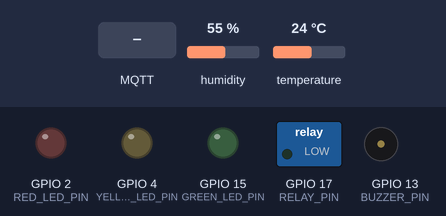
The sketch below on a simulated ESP32. Parts: switched loads named in the sketch (green lamp = pin HIGH), output pins drawn as LEDs (lit = HIGH), buzzer (waves = sounding, pin HIGH). The inputs (shaded band) are chosen by the test bench; at power-on: temperature 24 °C, humidity 55 %. WiFi joins after 1.5 s; servers stay silent unless stated; no MQTT or app messages arrive unless stated; what the sketch prints to the serial monitor is not drawn.

Above: at 2.7 s.
2.8 s: MQTT message "ON" arrives on the first subscribed topic
At 3.6 s:
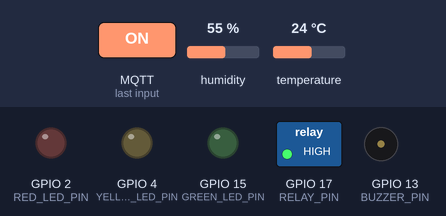
6.5 s: temperature set to 29.3 °C
11.2 s: temperature set to 30.6 °C
At 15.7 s:
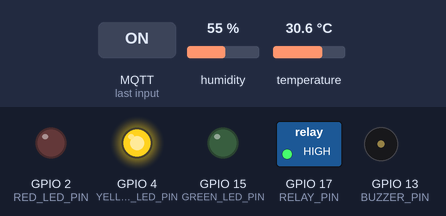
16.5 s: MQTT message "OFF" arrives on the first subscribed topic
At 17.6 s:
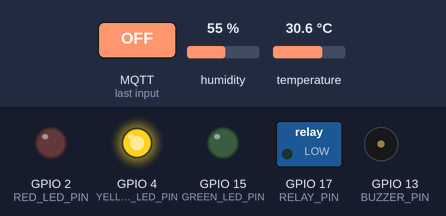
18.0 s: temperature set to 12 °C
At 20.7 s:
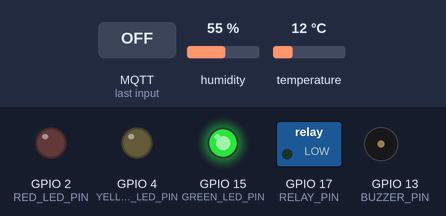
21.5 s: temperature set to 41 °C
At 25.8 s:
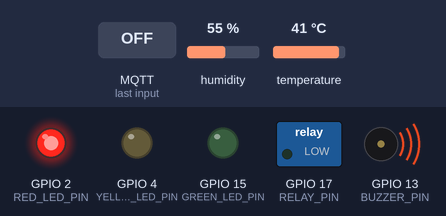
Timing chart, 0 to 27.3 s (numbered marks = the images above; inputs shaded):
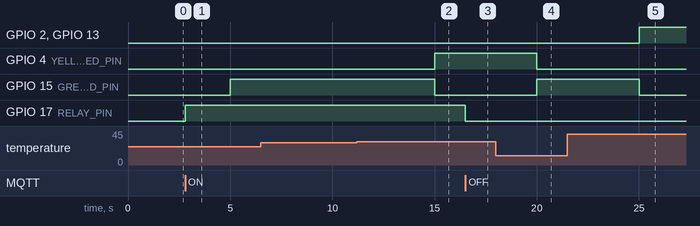

The sketch:

sketch.ino
```cpp
// 1. Sertakan Library
#include <WiFi.h>
#include <WiFiClientSecure.h>
#include <PubSubClient.h>
#include <DHT.h>

// 2. Konfigurasi Jaringan & MQTT
const char* ssid = "Wokwi-GUEST";
const char* password = "";
const char* mqtt_server = "9697015f3b5d4b9dbcbaaa9789835176.s1.eu.hivemq.cloud"; // Broker publik
const int   mqtt_port = 8883;
const char* mqtt_username = "esp32_hidroponik";
const char* mqtt_password = "Sayamaul1234";

// Topik MQTT
#define TOPIC_DATA_SENSOR "hidroponik/data/sensor"
#define TOPIC_KONTROL_POMPA "hidroponik/kontrol/pompa"

// 3. Konfigurasi Hardware (PIN)
// Sensor (1b)
#define DHT_PIN 27
#define DHT_TYPE DHT22 // DHT22 lebih baik untuk simulasi
// Aktuator (1b)
#define GREEN_LED_PIN 15
#define YELLOW_LED_PIN 4
#define RED_LED_PIN 2
#define BUZZER_PIN 13
// Aktuator (2b)
#define RELAY_PIN 17

// 4. Inisialisasi Objek
DHT dht(DHT_PIN, DHT_TYPE);
WiFiClientSecure espClient;
PubSubClient client(espClient);

// Variabel timer
long lastMsg = 0;
#define MSG_INTERVAL 5000 // Interval 5 detik

// --- FUNGSI SETUP ---
void setup() {
  Serial.begin(115200);

  // Inisialisasi pin aktuator (OUTPUT)
  pinMode(GREEN_LED_PIN, OUTPUT);
  pinMode(YELLOW_LED_PIN, OUTPUT);
  pinMode(RED_LED_PIN, OUTPUT);
  pinMode(BUZZER_PIN, OUTPUT);
  pinMode(RELAY_PIN, OUTPUT);

  // Matikan semua saat awal
  digitalWrite(GREEN_LED_PIN, LOW);
  digitalWrite(YELLOW_LED_PIN, LOW);
  digitalWrite(RED_LED_PIN, LOW);
  digitalWrite(BUZZER_PIN, LOW);
  digitalWrite(RELAY_PIN, LOW);

  dht.begin();
  setup_wifi();
  espClient.setInsecure();
  client.setServer(mqtt_server, mqtt_port);
  client.setCallback(mqtt_callback); // Fungsi saat terima pesan
}

// --- FUNGSI KONEKSI WIFI ---
void setup_wifi() {
  delay(10);
  Serial.println();
  Serial.print("Menghubungkan ke ");
  Serial.println(ssid);
  WiFi.begin(ssid, password);
  while (WiFi.status() != WL_CONNECTED) {
    delay(500);
    Serial.print(".");
  }
  Serial.println("\nWiFi terhubung!");
}

// --- FUNGSI CALLBACK MQTT
void mqtt_callback(char* topic, byte* payload, unsigned int length) {
  String message = "";
  for (int i = 0; i < length; i++) {
    message += (char)payload[i];
  }

  Serial.print("Pesan diterima [");
  Serial.print(topic);
  Serial.print("] ");
  Serial.println(message);

  if (strcmp(topic, TOPIC_KONTROL_POMPA) == 0) {
    if (message == "ON") {
      digitalWrite(RELAY_PIN, HIGH);
      Serial.println("Pompa DINYALAKAN");
    } else if (message == "OFF") {
      digitalWrite(RELAY_PIN, LOW);
      Serial.println("Pompa DIMATIKAN");
    }
  }
}

// --- FUNGSI REKONEK MQTT ---
void mqtt_reconnect() {
  while (!client.connected()) {
    Serial.print("Mencoba terhubung ke MQTT...");

    if (client.connect("esp32HidroponikWokwiClient", mqtt_username, mqtt_password)) {

      Serial.println("terhubung!");
      // Subscribe ke topik kontrol pompa
      client.subscribe(TOPIC_KONTROL_POMPA);
      Serial.print("Subscribe ke: ");
      Serial.println(TOPIC_KONTROL_POMPA);
    } else {
      Serial.print("gagal, rc=");
      Serial.print(client.state());
      Serial.println(" coba lagi dalam 5 detik");
      // Cek error. Error state 4 = Bad Username/Password
      // Error state 5 = Not Authorized
      delay(5000);
    }
  }
}

// --- FUNGSI LOGIKA SENSOR (Soal 1b) ---
void jalankanLogikaSuhu(float t) {
  // Matikan semua dulu
  digitalWrite(GREEN_LED_PIN, LOW);
  digitalWrite(YELLOW_LED_PIN, LOW);
  digitalWrite(RED_LED_PIN, LOW);
  digitalWrite(BUZZER_PIN, LOW);

  // Terapkan kondisi
  if (t > 35) {
    digitalWrite(RED_LED_PIN, HIGH);
    digitalWrite(BUZZER_PIN, HIGH);
  } else if (t >= 30 && t <= 35) {
    digitalWrite(YELLOW_LED_PIN, HIGH);
  } else if (t < 30) {
    digitalWrite(GREEN_LED_PIN, HIGH);
  }
}

// --- FUNGSI LOOP UTAMA ---
void loop() {
  if (!client.connected()) {
    mqtt_reconnect();
  }
  client.loop(); // Wajib untuk MQTT

  long now = millis();
  if (now - lastMsg > MSG_INTERVAL) { // Jalankan setiap 5 detik
    lastMsg = now;

    // Baca sensor
    float h = dht.readHumidity();
    float t = dht.readTemperature();

    if (isnan(h) || isnan(t)) {
      Serial.println("Gagal membaca dari sensor DHT!");
      return;
    }

    Serial.print("Suhu: ");
    Serial.print(t);
    Serial.print(" *C, Kelembapan: ");
    Serial.print(h);
    Serial.println(" %");

    // --- Menjalankan Logika Soal 1b ---
    jalankanLogikaSuhu(t);

    // --- Menjalankan Streaming Data Soal 2b ---
    char jsonBuffer[100];
    snprintf(jsonBuffer, sizeof(jsonBuffer), "{\"suhu\": %.2f, \"kelembapan\": %.2f}", t, h);

    client.publish(TOPIC_DATA_SENSOR, jsonBuffer);
    Serial.print("Data terkirim ke MQTT: ");
    Serial.println(jsonBuffer);
  }

}
```

Measured:
- the behaviour switches between 29.9 and 30 °C on temperature (found by bisection; images 1 and 2)
- after the input at 2.8 s, GPIO 17 (RELAY_PIN): LOW → HIGH at once
- after the input at 11.2 s, GPIO 4 (YELLOW_LED_PIN): LOW → HIGH after 3.8 s; GPIO 15 (GREEN_LED_PIN): HIGH → LOW after 3.8 s
- after the input at 16.5 s, GPIO 17 (RELAY_PIN): HIGH → LOW at once
- after the input at 18.0 s, GPIO 4 (YELLOW_LED_PIN): HIGH → LOW after 2.0 s; GPIO 15 (GREEN_LED_PIN): LOW → HIGH after 2.0 s
- after the input at 21.5 s, GPIO 2 (RED_LED_PIN), GPIO 13 (BUZZER_PIN): LOW → HIGH after 3.5 s; GPIO 15 (GREEN_LED_PIN): HIGH → LOW after 3.5 s
